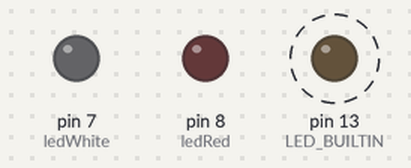
A sketch run on a simulated Arduino Uno, built with avr-gcc and run on an emulated ATmega328P. On the bench: output pins drawn as LEDs (lit = HIGH). Dashed ring = blinking. The local clock reads 2024-03-15 10:24:30 at power-on unless the sketch sets it; what the sketch prints to the serial monitor is not drawn.

Above: at 0.2 s.
Timing chart, 0 to 3.0 s (numbered marks = the images above):
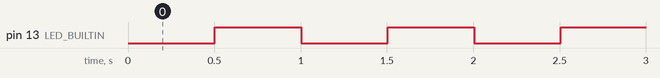

Measured:
- by itself, pin 13 (LED_BUILTIN): alternates HIGH for 0.50 s and LOW for 0.50 s

The sketch:

RCT_LED.ino
```cpp
//impor library arduino
#include <Wire.h>
#include "RTClib.h"

//mendeklarasikan library RTC dan pin digital LED
RTC_DS3231 rtc;
int ledWhite  = 7;
int ledRed    = 8;

void setup() {
//Memuat serial dan library
  Serial.begin(9600);
  Wire.begin();
  rtc.begin();


//menginisialisasi pin digital sebagai output
  pinMode(LED_BUILTIN, OUTPUT);
  pinMode(ledWhite, OUTPUT);
  pinMode(ledRed, OUTPUT);
}
void loop() {
   DateTime now = rtc.now(); // Menginisialisasi waktu dari library RTC

    //Membuat looping LED pada board arduino
    digitalWrite(LED_BUILTIN, LOW);
    delay(500);
    digitalWrite(LED_BUILTIN, HIGH);
    delay(500);

    //mencetak atau memonitor waktu sekarang untuk dijadikan parameter lampu LED menyala dan mati
    Serial.println("Current Date & Time: ");
    Serial.print(now.hour(), DEC);
    Serial.print(':');
    Serial.print(now.minute(), DEC);
    Serial.print(':');
    Serial.print(now.second(), DEC);
    Serial.println();

   // Membuat Kondisi lampu LED menyala dan mati
   if(now.minute() >= 5 && now.minute() < 6)  // Sebagai contoh parameter dibuat dengan menit sehingga tidak terlalu lama
   {
      digitalWrite(ledWhite, HIGH);
      digitalWrite(ledRed, LOW);
   }
   else if(now.minute() >= 6 && now.minute() < 7)
   {
      digitalWrite(ledWhite, LOW);
      digitalWrite(ledRed, HIGH);
   }
   else
   {
      digitalWrite(ledRed, LOW);
      digitalWrite(ledWhite, LOW);
   }

// Jika parameternya adalah jam maka parameter kondisi now.minute diganti dengan now.hour
//Contoh untuk parameter jam

     if(now.hour() >= 17 && now.hour() < 20){
      digitalWrite(ledWhite, HIGH);
      digitalWrite(ledRed, LOW);
   }

}
```
